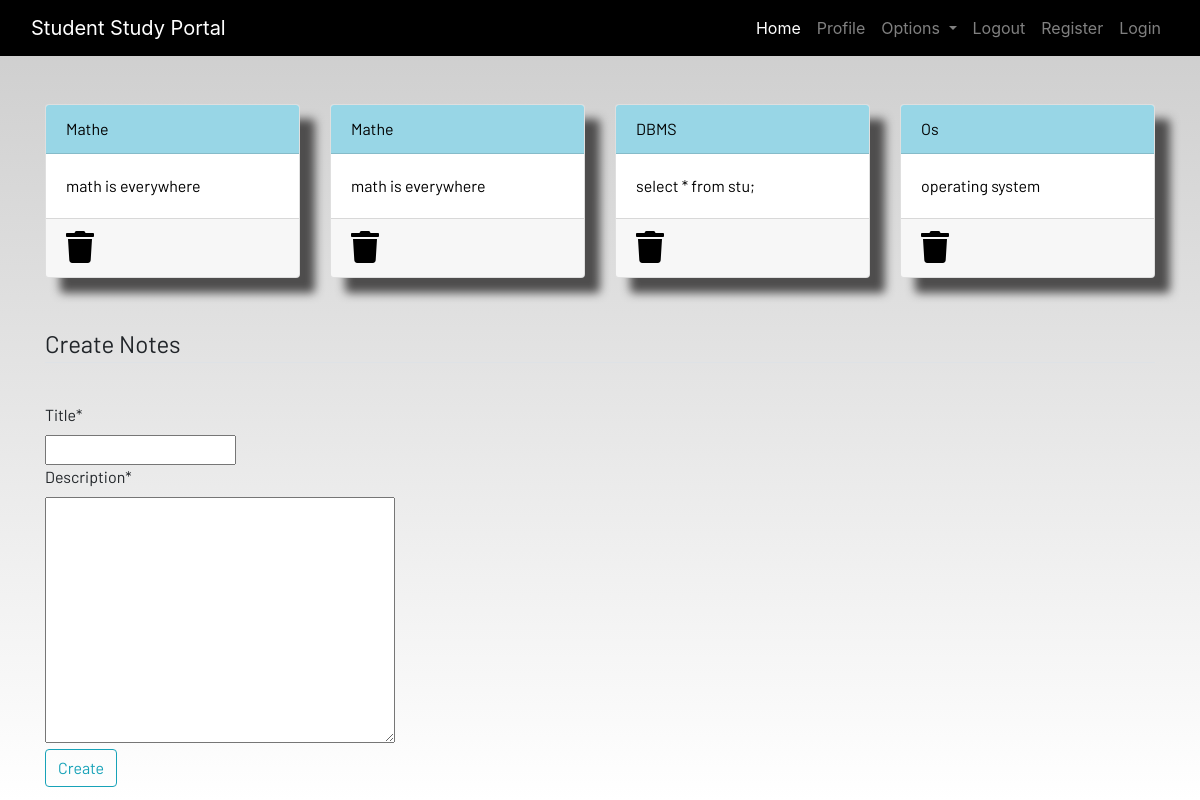
Before: /notes (signed in) with the older database file.
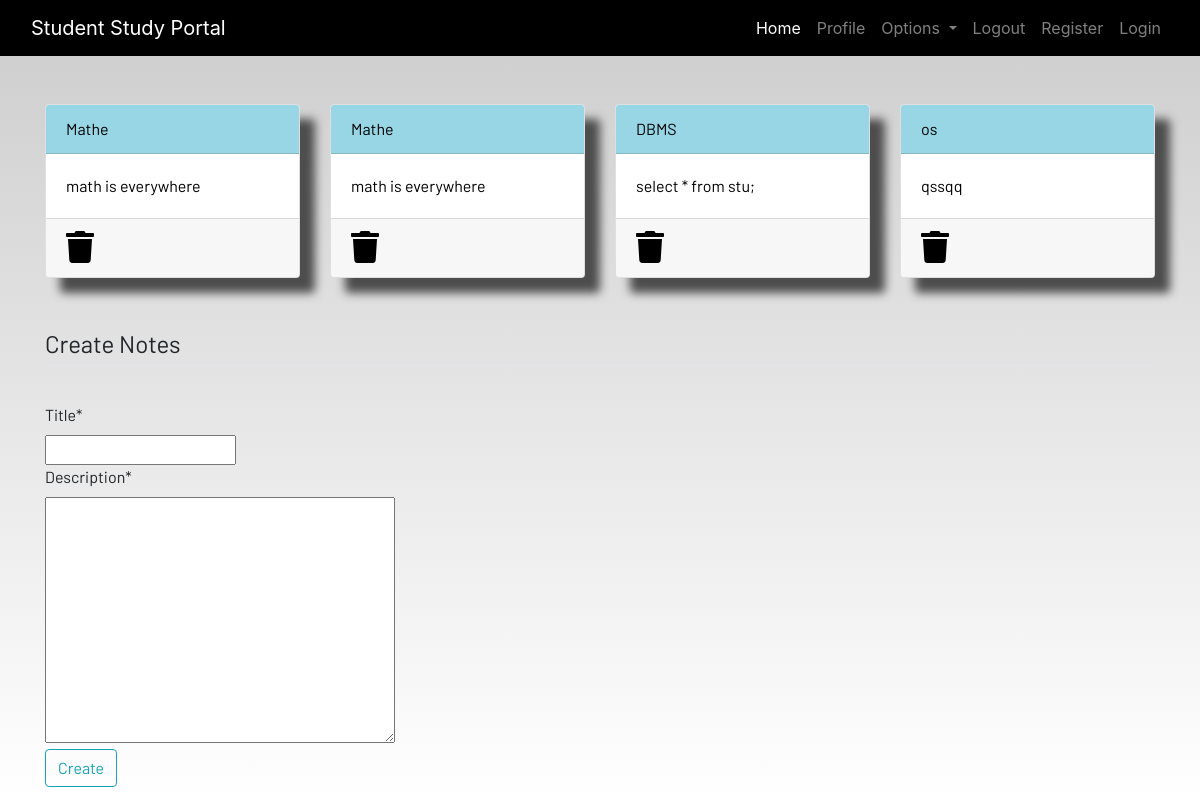
After: the same page with the newer database file.
### dashboard/models.py (models this page shows, shortened)
class Notes(models.Model):
    user = models.ForeignKey(User, on_delete=models.CASCADE)
    title = models.CharField(max_length=100)
    description = models.TextField()
    class Meta:
        verbose_name = "notes"
        verbose_name_plural = "notes"

### dashboard/views.py (the view)
# urls.py: path('notes', notes, name='notes'),
def notes(request):
    if request.method == "POST":
        form = NotesForm(request.POST)
        if form.is_valid():
            notes = Notes(
                user=request.user, title=request.POST['title'], description=request.POST['description'])
            notes.save()
        messages.success(
            request, f'Notes added from{request.user.username}successfully')
    else:
        form = NotesForm()
    notes = Notes.objects.filter(user=request.user)
    context = {
        'form': form, 'notes': notes
    }
    return render(request, 'notes.html', context)

### dashboard/forms.py
class NotesForm(forms.ModelForm):
    class Meta:
        model = Notes
        fields = ['title', 'description']

### dashboard/templates/notes.html (shortened to what this page needs)
{% extends 'base.html' %} {% load static %} {% block content %}
<div class="container">
  <div class="row">
    {% for note in notes %}
    <div class="col-md-3">
      <a href="{% url 'note-detail' note.id %}">
        <div class="card">
          <div class="card-header">{{note.title}}</div>
          <div class="card-body">{{note.description}}</div>
          <div class="card-footer mt-auto">
            <a href="{% url 'delete-note' note.id %}">
              <i class="fa fa-trash fa-2x"></i
            ></a>
          </div>
        </div>
      </a>
    </div>
    {% endfor %}
    <br /><br />
  </div>
</div>
<br /><br />
<div class="container">
  <form method="POST">
    <fieldset class="form-group">
      <legend class="border-bottom mb-4">Create Notes</legend>
    </fieldset>
    {% load crispy_forms_tags %} {{form|crispy}}
    <div class="form-group">
      <button href="" class="btn btn-outline-info" type="submit">Create</button>
    </div>
  </form>
</div>
{% endblock content %}

Changed rows visible on the page:
removed Notes: title "Os", description "operating system"
added Notes: title "os", description "qssqq"
